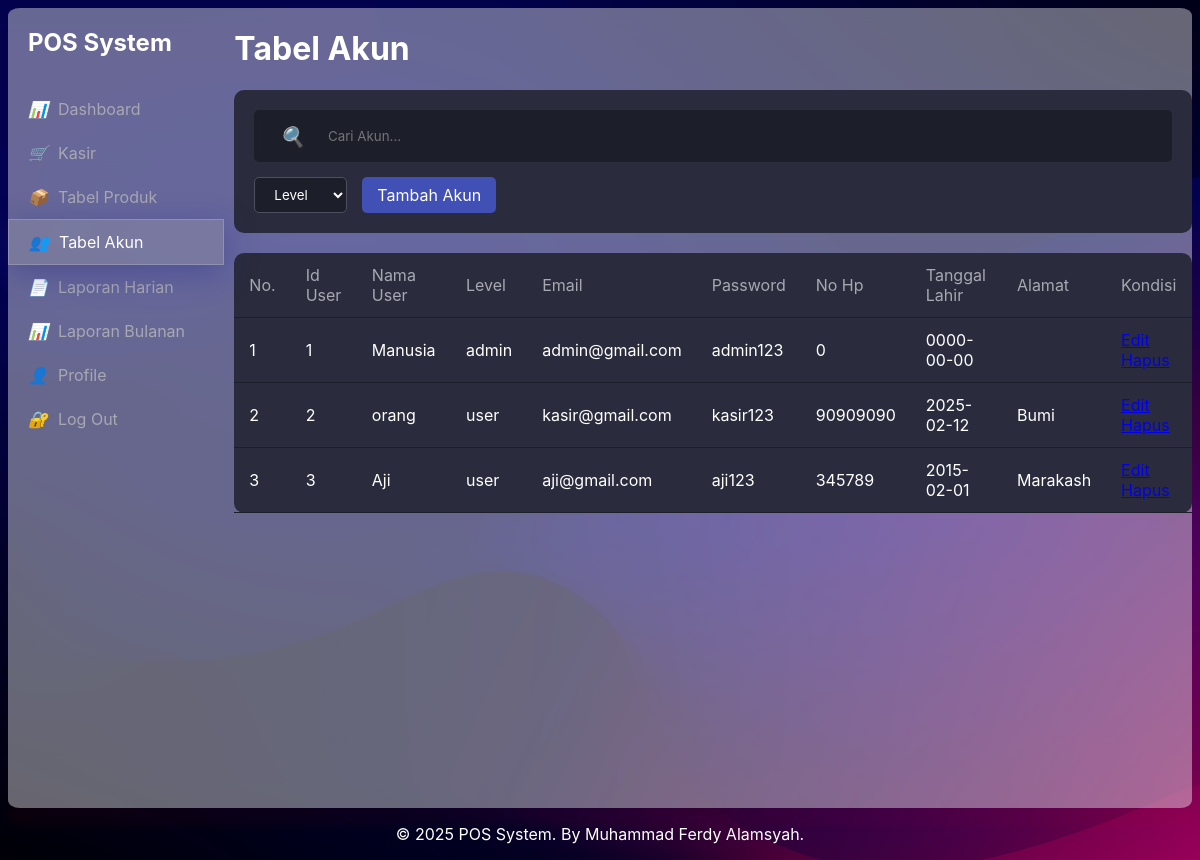
The app's page /App/view/tabel_akun.php (signed in) with its own data.
### tables this page shows
CREATE TABLE `akun` (
  `id_user` int(50) NOT NULL,
  `nama_kasir` varchar(255) NOT NULL,
  `level` enum('admin','user') NOT NULL,
  `email` varchar(255) NOT NULL,
  `password` varchar(20) NOT NULL,
  `no_hp` int(15) NOT NULL,
  `tgl_lahir` date NOT NULL,
  `alamat` varchar(255) NOT NULL
);

### App/view/Component/tableAkun.php (the view)
<?php
if (isset($_GET['level']) && isset($_GET['search'])) {
    if ($_GET['level'] != '' && $_GET['search'] != '') {
        $filter = "SELECT * FROM akun WHERE level = '$_GET[level]' AND nama_kasir LIKE '%$_GET[search]%'";
    }
    elseif ($_GET['level'] != '') {
        $filter = "SELECT * FROM akun WHERE level = '$_GET[level]'";
    }
    elseif ($_GET['search'] != '') {
        $filter = "SELECT * FROM akun WHERE nama_kasir LIKE '%$_GET[search]%'";
    } else {
        $filter = "SELECT * FROM akun";
    }
} else {
    $filter = "SELECT * FROM akun";
}
$sql = mysqli_query($conn, $filter);
?>
<table class="table-container">
    <thead>
        <tr>
            <th>No.</th>
            <th>Id User</th>
            <th>Nama User</th>
            <th>Level</th>
            <th>Email</th>
            <th>Password</th>
            <th>No Hp</th>
            <th>Tanggal Lahir</th>
            <th>Alamat</th>
            <th>Kondisi</th>
        </tr>
    </thead>
    <tbody>
        <?php $no = 1;
        while ($row = mysqli_fetch_assoc($sql)) { ?>
            <tr>
                <td><?= $no++ ?></td>
                <td><?= $row['id_user'] ?></td>
                <td><?= $row['nama_kasir'] ?></td>
                <td><?= $row['level'] ?></td>
                <td><?= $row['email'] ?></td>
                <td><?= $row['password'] ?></td>
                <td><?= $row['no_hp'] ?></td>
                <td><?= $row['tgl_lahir'] ?></td>
                <td><?= $row['alamat'] ?></td>
                <td>
                    <a href="update_akun.php?id=<?= $row['id_user'] ?>">Edit</a>
                    <a href="../controller/crud_akun.php?id=<?= $row['id_user'] ?>">Hapus</a>
                </td>
            </tr>
        <?php } ?>
    </tbody>
</table>

### Public/CSS/style.css (style rules this page uses)
* { box-sizing: border-box; font-family: -apple-system, BlinkMacSystemFont, "Segoe UI", Roboto, Oxygen, Ubuntu, Cantarell, "Open Sans", "Helvetica Neue", sans-serif; }
body { background-image: url(../image/wallpaperflare.com_wallpaper.jpg); color: white; min-height: 100vh; }
.table-container { background-color: #2a2c3d; padding: 20px; border-radius: 10px; overflow-x: auto; }
table { width: 100%; border-collapse: collapse; }
th, td { padding: 12px 15px; text-align: left; border-bottom: 1px solid #1c1e2a; }
td a { margin-top:10px }
th { color: #a8a8b3; font-weight: normal; }

### records on screen
akun: id_user "1", nama_kasir "Manusia", level "admin", email "admin@gmail.com", password "admin123", no_hp "0", tgl_lahir "0000-00-00"
akun: id_user "2", nama_kasir "orang", level "user", email "kasir@gmail.com", password "kasir123", no_hp "90909090", tgl_lahir "2025-02-12", alamat "Bumi"
akun: id_user "3", nama_kasir "Aji", level "user", email "aji@gmail.com", password "aji123", no_hp "345789", tgl_lahir "2015-02-01", alamat "Marakash"
